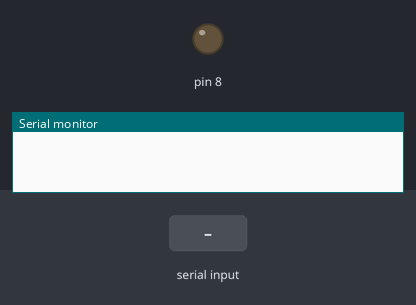
Simulated run of this sketch. Board: Arduino Leonardo, built with avr-gcc and run on an emulated ATmega32U4. Parts: output pins drawn as LEDs (lit = HIGH), the last lines printed to the serial monitor. Dashed ring = blinking. The inputs (shaded band) are chosen by the test bench.

Above: at 1.2 s.
1.3 s: "1" received over the second serial link
At 3.0 s:
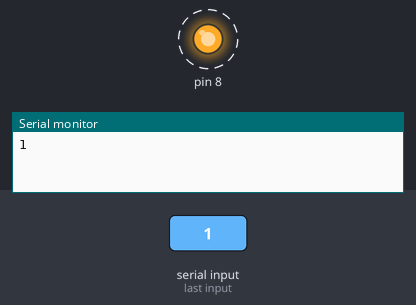
Timing chart, 0 to 8.8 s (numbered marks = the images above; inputs shaded):
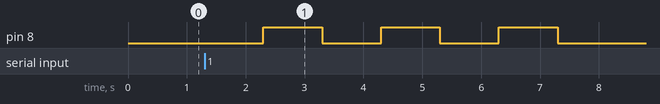

Measured:
- after the input at 1.3 s, pin 8: alternates HIGH for 1.0 s and LOW for 1.0 s, 6 changes in all, then stays LOW, starting after 1.0 s

The sketch:

re-test.ino
```cpp
#include <Wire.h>
//#include <LiquidCrystal_I2C.h>
#include <SoftwareSerial.h>

// Set the LCD address to 0x27 for a 16 chars and 2 line display
//LiquidCrystal_I2C lcd(0x3F, 16, 2);
SoftwareSerial mySerial(10,11); // RX, TX
void setup()
{
  // initialize the LCD
//  lcd.begin();
//
//  // Turn on the blacklight and print a message.
//  lcd.backlight();
//  lcd.setCursor(0,0);
//  lcd.print("NO Accident HERE");
//  lcd.setCursor(0,1);
//  lcd.print("Drive to safe!");
//  delay(1000);
  pinMode(8,OUTPUT);
  Serial.begin(9600);
//  while (!Serial) {
//    ; // wait for serial port to connect. Needed for Leonardo only
//  }
//Serial.println("welcome!");
  mySerial.begin(9600);
}
void loop()
{
//  char al=0;
//  int a=1;
//  while(a>=19){

  if (mySerial.available()){
    String a1=mySerial.readString();
    Serial.print(a1);
//    a=a+1;
     digitalWrite(8,HIGH);
     delay(1000);
     digitalWrite(8,LOW);
     delay(1000);
     digitalWrite(8,HIGH);
     delay(1000);
     digitalWrite(8,LOW);
     delay(1000);
     digitalWrite(8,HIGH);
     delay(1000);
     digitalWrite(8,LOW);
  }
  if (Serial.available())
    mySerial.write(Serial.read());
  // Do nothing here...
}
```
